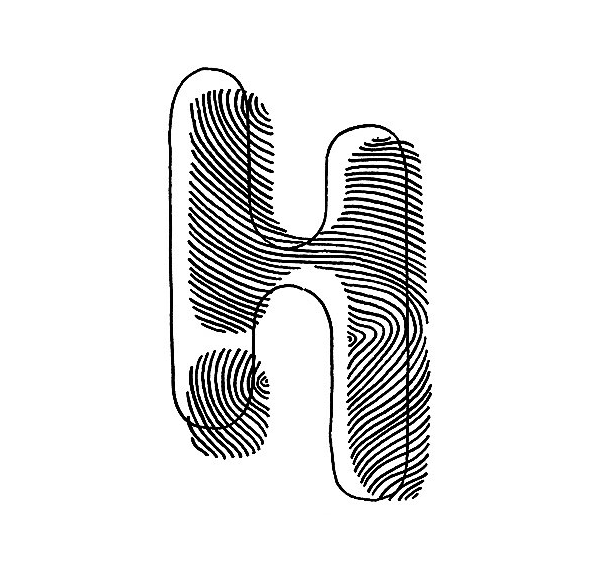
#> input picture profile-page/logo_main.png, 589 x 587 px, found by its file name
$ python img_conversion.py
#> lines starting #> are read from the running program, lines starting #| are printed output that depends on the picture


from PIL import Image

# Đường dẫn tới file PNG logo
logo_png_path = '/Users/hanhphan/Documents/bilday_web/profile-page/logo_main.png'

# Định nghĩa các kích thước cần cho web logo và favicon
sizes = [(192, 192), (512, 512)]
favicon_size = [(32, 32)]  # Kích thước cho favicon.ico

# Mở file PNG gốc
img = Image.open(logo_png_path)
#> img is the input picture: PIL image 589x587 RGBA; mean R, G, B, A 231.4, 231.4, 231.4, 255

# Resize và lưu các file PNG với kích thước 192x192 và 512x512
for size in sizes:
    output_path = f"logo_{size[0]}x{size[1]}.png"
    img_resized = img.resize(size, Image.Resampling.LANCZOS)
    img_resized.save(output_path)
#> this loop made 2 passes
#> pass 1, `img_resized = img.resize(size, Image.Resampling.LANCZOS)`:
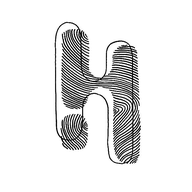
#> img_resized: PIL image 192x192 RGBA; mean R, G, B, A 231, 231, 231, 255
#> pass 2, `img_resized = img.resize(size, Image.Resampling.LANCZOS)`:
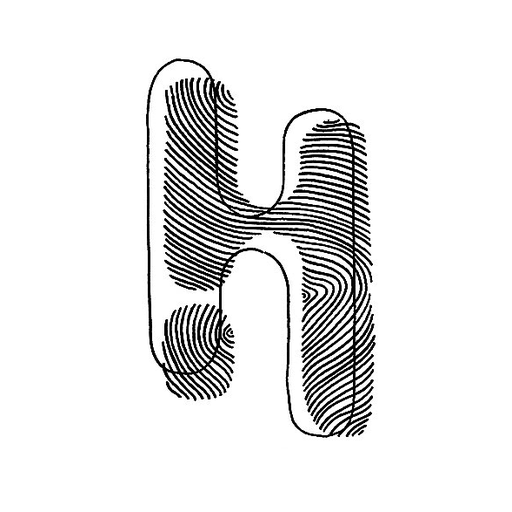
#> img_resized: PIL image 512x512 RGBA; mean R, G, B, A 231.4, 231.4, 231.4, 255

# Tạo favicon.ico từ file PNG với kích thước 32x32
img_resized = img.resize(favicon_size[0], Image.Resampling.LANCZOS)
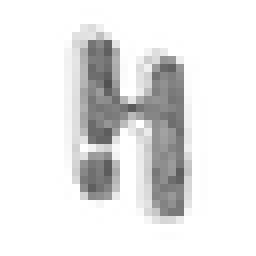
#> img_resized: PIL image 32x32 RGBA (shown 8 times larger); mean R, G, B, A 230.9, 230.9, 230.9, 255
# Đảm bảo lưu đúng định dạng ICO
img_resized.save('favicon.ico', format='ICO')

print("Đã tạo các file logo và favicon.ico thành công!")
